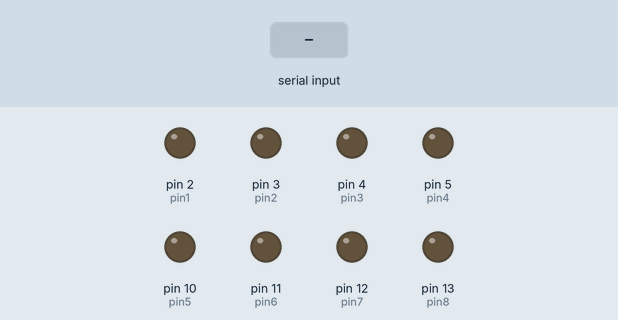
Recording of a sketch running on a simulated Arduino Uno, built with avr-gcc and run on an emulated ATmega328P. On the bench: output pins drawn as LEDs (lit = HIGH). The inputs (shaded band) are chosen by the test bench.

Above: at 1.2 s.
1.3 s: "0" received over Serial
At 2.1 s:
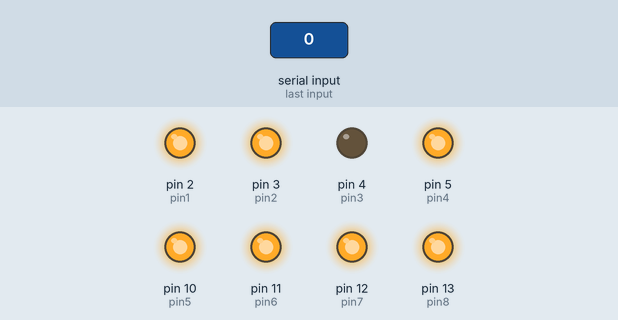
2.8 s: "1" received over Serial
At 3.2 s:
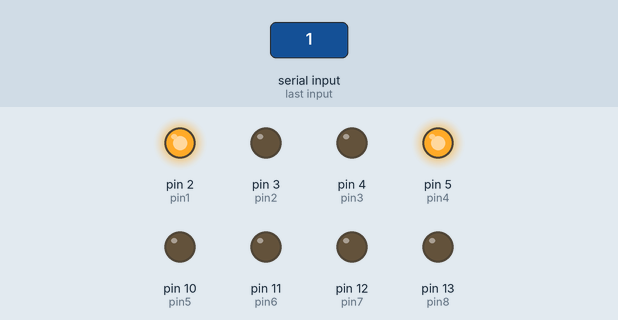
4.3 s: "2" received over Serial
At 5.5 s:
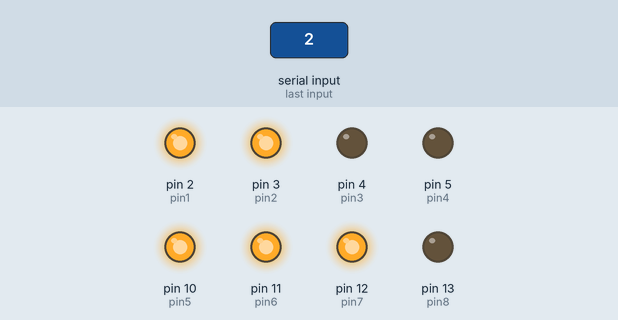
5.8 s: "3" received over Serial
At 6.7 s:
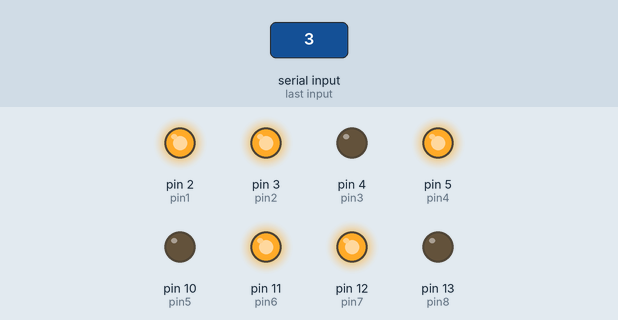
7.3 s: "4" received over Serial
At 7.9 s:
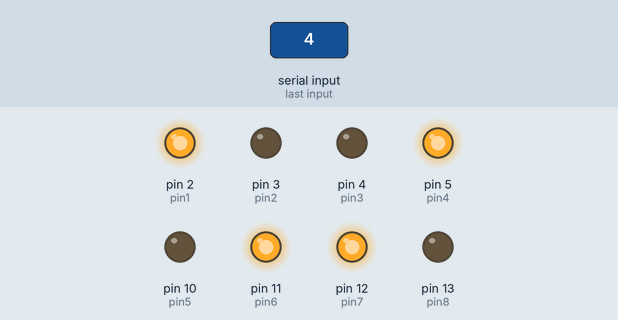
8.8 s: "5" received over Serial
At 10.2 s:
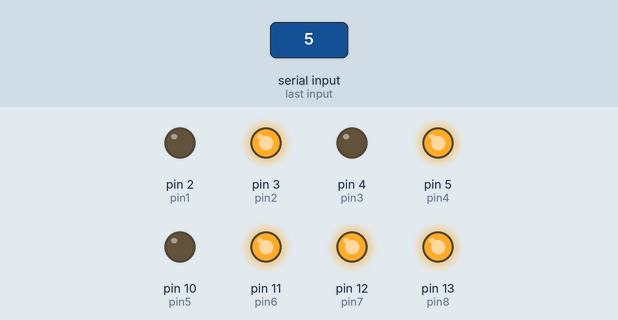
Timing chart, 0 to 11.3 s (numbered marks = the images above; inputs shaded):
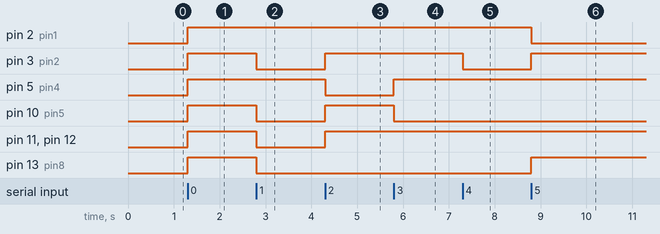

Measured:
- after the input at 1.3 s, pin 2 (pin1), pin 3 (pin2), pin 5 (pin4), pin 10 (pin5), pin 11 (pin6), pin 12 (pin7), pin 13 (pin8): LOW → HIGH at once
- after the input at 2.8 s, pin 3 (pin2), pin 10 (pin5), pin 11 (pin6), pin 12 (pin7), pin 13 (pin8): HIGH → LOW at once
- after the input at 4.3 s, pin 3 (pin2), pin 10 (pin5), pin 11 (pin6), pin 12 (pin7): LOW → HIGH at once; pin 5 (pin4): HIGH → LOW at once
- after the input at 5.8 s, pin 5 (pin4): LOW → HIGH at once; pin 10 (pin5): HIGH → LOW at once
- after the input at 7.3 s, pin 3 (pin2): HIGH → LOW at once
- after the input at 8.8 s, pin 2 (pin1): HIGH → LOW at once; pin 3 (pin2), pin 13 (pin8): LOW → HIGH at once

The sketch:

practica_BT_NUMBERS.ino
```cpp
int pin1 =2;
int pin2=3;
int pin3=4;
int pin4=5;
int pin5=10;
int pin6=11;
int pin7=12;
int pin8=13;
char dato;


void setup() {
  pinMode(pin1,OUTPUT);
  pinMode(pin2,OUTPUT);
  pinMode(pin3,OUTPUT);
  digitalWrite(pin3,0);
  pinMode(pin4,OUTPUT);
  pinMode(pin5,OUTPUT);
  pinMode(pin6,OUTPUT);
  pinMode(pin7,OUTPUT);
  pinMode(pin8,OUTPUT);
Serial.begin(9600);
}

void loop() {
  while(Serial.available()){
    dato=Serial.read();
    switch(dato){
      case '0':{
        digitalWrite(pin1,1);
        digitalWrite(pin2,1);
        digitalWrite(pin4,1);
        digitalWrite(pin5,1);
        digitalWrite(pin6,1);
        digitalWrite(pin7,1);
        digitalWrite(pin8,1);
        break;

      }
      case '1':{
        digitalWrite(pin1,1);
        digitalWrite(pin2,0);
        digitalWrite(pin4,1);
        digitalWrite(pin5,0);
        digitalWrite(pin6,0);
        digitalWrite(pin7,0);
        digitalWrite(pin8,0);
        break;

      }
      case '2':{
        digitalWrite(pin1,1);
        digitalWrite(pin2,1);
        digitalWrite(pin4,0);
        digitalWrite(pin5,1);
        digitalWrite(pin6,1);
        digitalWrite(pin7,1);
        digitalWrite(pin8,0);
        break;

      }
      case '3':{
        digitalWrite(pin1,1);
        digitalWrite(pin2,1);
        digitalWrite(pin4,1);
        digitalWrite(pin5,0);
        digitalWrite(pin6,1);
        digitalWrite(pin7,1);
        digitalWrite(pin8,0);
        break;

      }

      case '4':{
        digitalWrite(pin1,1);
        digitalWrite(pin2,0);
        digitalWrite(pin4,1);
        digitalWrite(pin5,0);
        digitalWrite(pin6,1);
        digitalWrite(pin7,1);
        digitalWrite(pin8,0);
        break;

      }

      case '5':{
        digitalWrite(pin1,0);
        digitalWrite(pin2,1);
        digitalWrite(pin4,1);
        digitalWrite(pin5,0);
        digitalWrite(pin6,1);
        digitalWrite(pin7,1);
        digitalWrite(pin8,1);
        break;

      }

      case '6':{
        digitalWrite(pin1,0);
        digitalWrite(pin2,1);
        digitalWrite(pin4,1);
        digitalWrite(pin5,1);
        digitalWrite(pin6,1);
        digitalWrite(pin7,1);
        digitalWrite(pin8,1);
        break;

      }

      case '7':{
        digitalWrite(pin1,1);
        digitalWrite(pin2,1);
        digitalWrite(pin4,1);
        digitalWrite(pin5,0);
        digitalWrite(pin6,0);
        digitalWrite(pin7,0);
        digitalWrite(pin8,0);
        break;

      }

      case '8':{
        digitalWrite(pin1,1);
        digitalWrite(pin2,1);
        digitalWrite(pin4,1);
        digitalWrite(pin5,1);
        digitalWrite(pin6,1);
        digitalWrite(pin7,1);
        digitalWrite(pin8,1);
        break;

      }

      case '9':{
        digitalWrite(pin1,1);
        digitalWrite(pin2,1);
        digitalWrite(pin4,1);
        digitalWrite(pin5,0);
        digitalWrite(pin6,1);
        digitalWrite(pin7,1);
        digitalWrite(pin8,1);
        break;

      }


    }
  }

}
```
